Frame 1 (no input): blank canvas, image omitted
Frame 60 (no input): blank canvas, image omitted
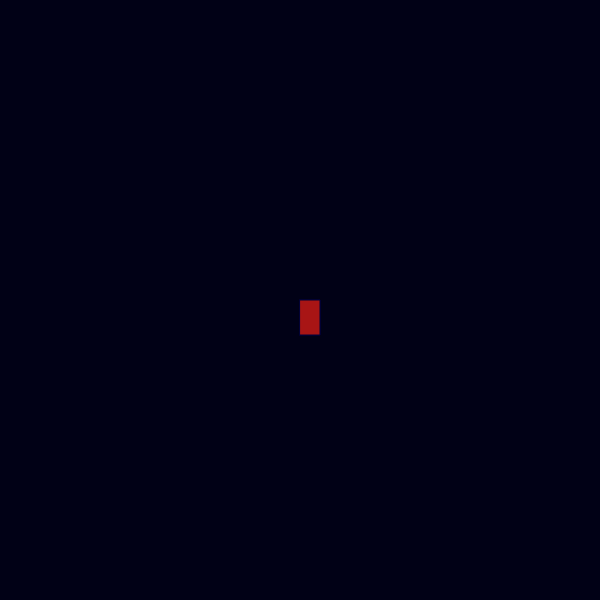
Frame 120 (the mouse pressed at the canvas centre since frame 60)

The p5.js sketch whose frames 1 and 60 were blank and that drew this single picture after the mouse press (run headless with seeded random() and noise() and a simulated clock; from frame 60 on, the mouse is pressed at the canvas centre):

// p5.js sketch
// ── sketch.js
function setup() {
  createCanvas(600, 600);
  background("#010116");
}

function draw() {
  stroke("rgb(3,3,53)");
  fill("rgb(168,21,21)");
  
  if(mouseIsPressed){
    rect(mouseX, mouseY, 20, 35);
  }
    
}
